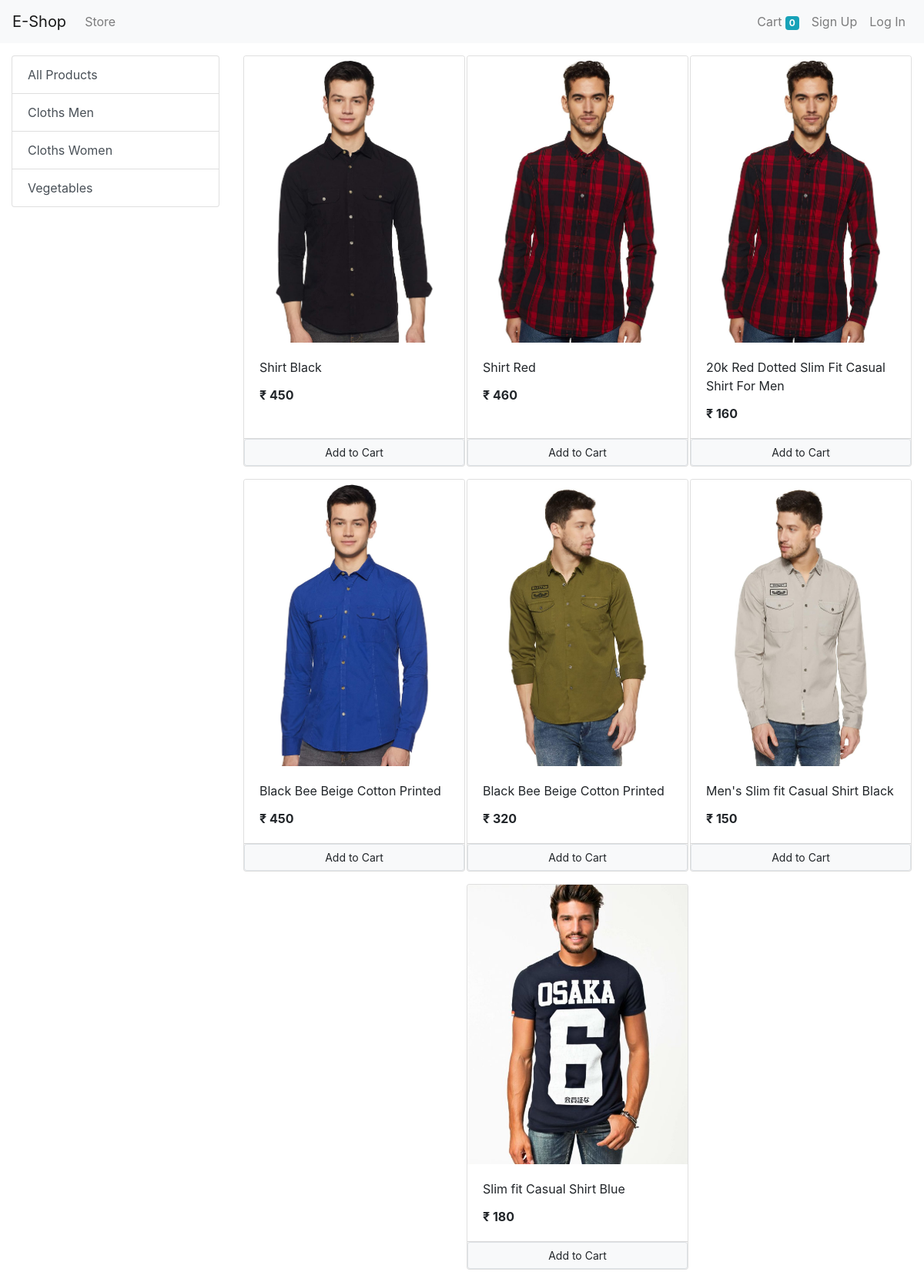
/?category=1, run on the app's committed database.
### store/models/category.py (models this page shows, shortened)
class Category(models.Model):
    name = models.CharField(max_length=20)
    @staticmethod
    def get_all_categories():
        return Category.objects.all()

### store/models/product.py (models this page shows, shortened)
class Product(models.Model):
    name = models.CharField(max_length=50)
    price = models.IntegerField(default=0)
    category = models.ForeignKey(Category, on_delete=models.CASCADE, default=1)
    description = models.CharField(max_length=200, default='', null=True, blank=True)
    image = models.ImageField(upload_to='uploads/products/')
    @staticmethod
    def get_all_products_by_categoryid(category_id):
        if category_id:
            return Product.objects.filter(category=category_id)
        else:
            return Product.get_all_products()

### store/views/home.py (the view, shortened to what this page needs)
# urls.py: path('', Index.as_view(), name="homepage"),
class Index(View):
    def get(self, request):
        cart = request.session.get('cart')
        if not cart:
            request.session['cart'] = {}
        products = None
        categories = Category.get_all_categories()
        categoryID = request.GET.get('category')
        if categoryID:
            products = Product.get_all_products_by_categoryid(categoryID)
        else:
            products = Product.get_all_products()
        data = {}
        data['products'] = products
        data['categories'] = categories
        return render(request, 'index.html', data)

### store/templatetags/cart.py (called while the page is built)
@register.filter(name='is_in_cart')
def is_in_cart(product, cart):
    keys = cart.keys()
    for id in keys:
        if int(id) == product.id:
            return True
    return False

### store/templatetags/custom_filter.py (called while the page is built)
@register.filter(name='currency')
def currency(number):
    return '₹' + " " + str(number)

### store/templates/index.html (shortened to what this page needs)
{% extends 'base.html' %}
{% block content %}
{% load cart %}
    {% load custom_filter %}
    <div class="container-fluid mt-3">
        <div class="row">
            <div class="col-lg-3 mx-auto">
                <ul class="list-group">
                <a href="/" class="list-group-item list-group-item-action "> All Products </a>
                    {% for category in categories %}
                    <a href="/?category={{ category.id }}" class="list-group-item list-group-item-action ">{{ category.name }}</a>
                    {% endfor %}
                </ul>
            </div>
            <div id="products" class="col-lg-9 mx-auto">
                <div class="row mx-auto">
                {% for product in products %}
                 <div class="card mx-auto mb-3" id="{{ product.id }}" style="width: 18rem; ">
                 <img src="{{ product.image.url }}" class="card-img-top" alt="...">
                <div class="card-body">
                <p class="card-title">{{ product.name }}</p>
                <p class="card-text"><b>  {{ product.price|currency }} </b></p>
                </div>
                 <div class=" card-footer p-0  ">
                     {% if product|is_in_cart:request.session.cart %}
                     <div class="row no-gutters ">
                      <form action="/#{{ product.id }}" method="post" class="col-2 ">
                             {% csrf_token %}
                             <input hidden type="text" name="product" value="{{ product.id }}">
                             <input hidden type="text" name="remove" value="True">
                             <input type="submit" value=" - " class="btn btn-block btn-secondary">
                         </form>
                     <div class="text-center col">{{ product|cart_quantity:request.session.cart  }} in cart</div>
                         <form action="/#{{ product.id }}" method="post" class="col-2 ">
                             {% csrf_token %}
                             <input hidden type="text" name="product" value="{{ product.id }}">
                             <input type="submit" value=" + " class="btn btn-block btn-secondary">
                         </form>
                      </div>
                     {% else %}
                       <form action="/#{{ product.id }}" method="POST" class="btn-block">
                         <input href="#" type="submit" class="btn btn-light btn-sm border form-control" value = "Add to Cart">
                      </form>
                     {% endif%}
                 </div>
                </div>
            {% endfor %}
             </div>
            </div>
        </div>
    </div>
{% endblock %}

### data on the page
Category: name "Cloths Men"
Category: name "Cloths Women"
Category: name "Vegetables"
Product: image (picture), name "Shirt Black", price "₹ 450"
Product: image (picture), name "Shirt Red", price "₹ 460"
Product: image (picture), name "20k Red Dotted Slim Fit Casual Shirt For Men", price "₹ 160"
Product: image (picture), name "Black Bee Beige Cotton Printed", price "₹ 450"
Product: image (picture), name "Black Bee Beige Cotton Printed", price "₹ 320"
Product: image (picture), name "Men's Slim fit Casual Shirt Black", price "₹ 150"
Product: image (picture), name "Slim fit Casual Shirt Blue", price "₹ 180"

### other printed values
{{ request.session.cart.keys|length }} "0"
